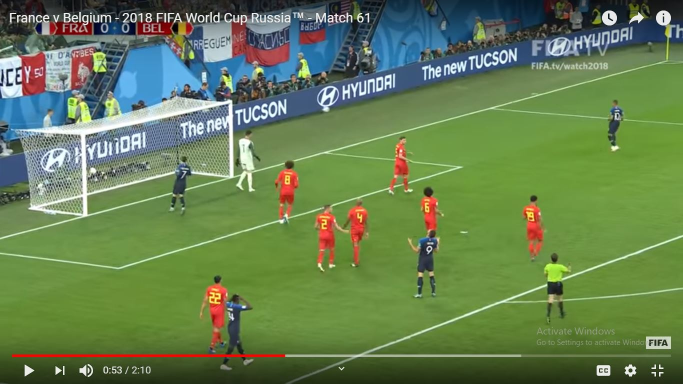
#> input picture OpenCV Processing/IPTest.JPG, 1366 x 767 px (shown at 1/2 size)
$ python -i AuxFunctions.py   (imports and definitions only)
#> lines starting #> are read from the running program, lines starting #| are printed output that depends on the picture
import numpy as np
import cv2


# [22 lines left out: function removeBackGround, not called in this run]


def imgHistogram (image, mask=None, maskFlag = 0, channelNo = 0):
    imageHSV = cv2.cvtColor(image, cv2.COLOR_BGR2HSV)

    # if mask flag=1 and mask is none, the histogram will be for all the image
    # if flag=0, mask attribute will be the only parts of the image represented in the histogram
    if maskFlag != 1:
        mask = cv2.cvtColor(mask, cv2.COLOR_BGR2GRAY)
        thresholdedMask = cv2.threshold(mask, 0, 255, cv2.THRESH_BINARY)[1]
    else:
        thresholdedMask = mask

    # hist will be list of 255 elements, each carrying the no of pixels carrying this attribute
    # (H for example if cahnnelNo is 0)
    if channelNo == 0:
        upperHistRange = 180
    else:
        upperHistRange = 256
    hist = cv2.calcHist([imageHSV], [channelNo], thresholdedMask, [upperHistRange], [0, upperHistRange])
    return hist


# [72 lines left out: functions maxRangeFromHisto, calculateChangeColor, not called in this run]


>>> import cv2
>>> picture = cv2.imread('IPTest.JPG', cv2.IMREAD_GRAYSCALE)
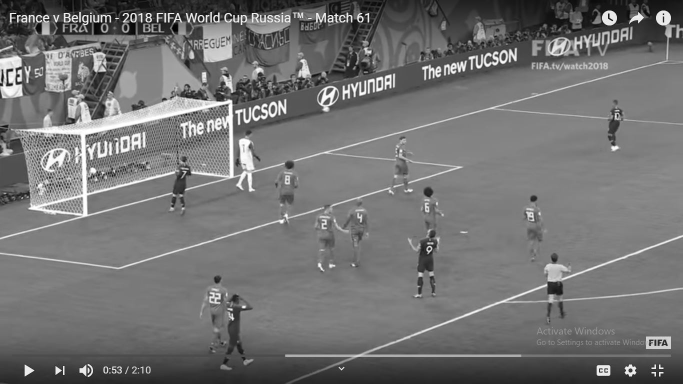
#> picture: shape (767, 1366) (shown at 1/2 size); min 0, max 255, mean 114.6
>>> result = imgHistogram(picture)
#> (the run stopped early here; a loop or call above may not have finished)
